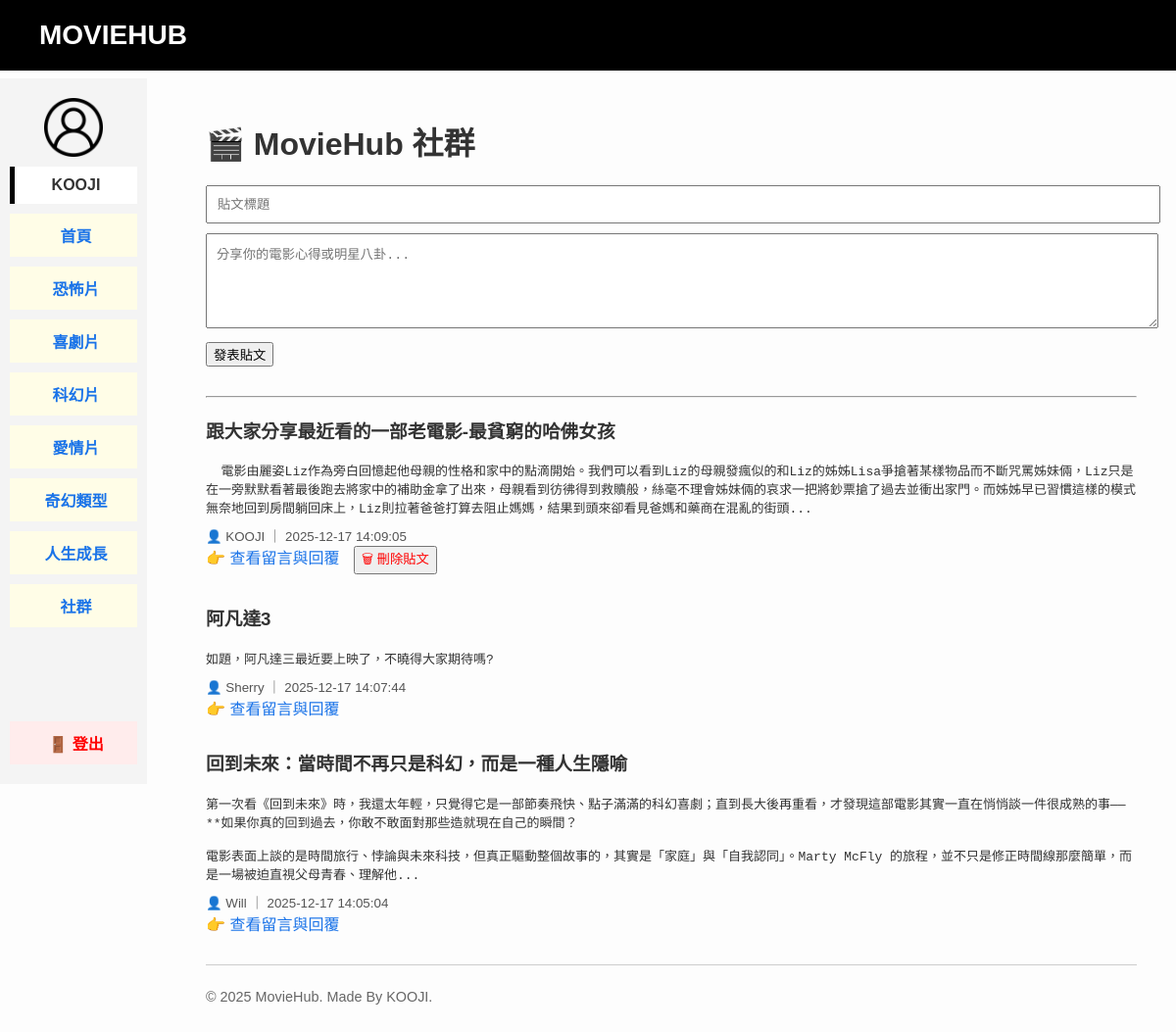
Page /community (signed in) on the committed database.
### tables this page shows
CREATE TABLE community_posts (
                id INTEGER PRIMARY KEY AUTOINCREMENT,
                username TEXT NOT NULL,
                title TEXT NOT NULL,
                content TEXT NOT NULL,
                timestamp DATETIME DEFAULT CURRENT_TIMESTAMP
            );

### main.py (the view, shortened to what this page needs)
@app.route("/community", methods=["GET", "POST"])
def community():
    posts = db.get_all_community_posts()
    return render_template("community.html", posts=posts)

### database.py (called while the page is built)
    def get_all_community_posts(self):
        self.cursor.execute(
            'SELECT * FROM community_posts ORDER BY timestamp DESC'
        )
        return self.cursor.fetchall()

### templates/community.html
{% extends "base.html" %}
{% block content %}
<div class="got-container">
    <h1 class="got-title">🎬 MovieHub 社群</h1>
    {% if session.get('username') %}
        <form method="POST" style="margin-bottom: 30px;">
            <input
                type="text"
                name="title"
                placeholder="貼文標題"
                required
                style="width: 100%; padding: 10px; margin-bottom: 10px;"
            >
            <textarea
                name="content"
                rows="5"
                placeholder="分享你的電影心得或明星八卦..."
                required
                style="width: 100%; padding: 10px;"
            ></textarea>
            <button type="submit" style="margin-top: 10px;">
                發表貼文
            </button>
        </form>
    {% else %}
        <p style="color:red; font-weight:bold;">
            尚未登入，<a href="{{ url_for('login') }}">登入後即可發文</a>
        </p>
    {% endif %}
    <hr>
{% for post in posts %}
    <div class="comment-item" style="margin-bottom: 30px;">
        <h3>{{ post['title'] }}</h3>
        <pre style="font-family: monospace; white-space: pre-wrap; margin-bottom: 10px;">
{{- post['content'][:200] -}}{% if post['content']|length > 200 %}...{% endif %}</pre>
        <small style="color: #555;">
            👤 {{ post['username'] }} ｜ {{ post['timestamp'] }}
        </small>
        <br>
        <a href="{{ url_for('community_post', post_id=post['id']) }}">
            👉 查看留言與回覆
        </a>
        {% if session.get('username') == post['username'] %}
            <form method="POST"
                  action="{{ url_for('delete_community_post', post_id=post['id']) }}"
                  style="display:inline;">
                <button type="submit"
                        style="margin-left: 10px; color: red;"
                        onclick="return confirm('你確定要刪除此貼文嗎？')">
                    🗑 刪除貼文
                </button>
            </form>
        {% endif %}
    </div>
{% else %}
    <p>目前還沒有貼文，成為第一個發文的人吧！</p>
{% endfor %}
</div>
{% endblock %}

### templates/base.html (shortened to what this page needs)
<!DOCTYPE html>
<html lang="zh-Hant">
<head>
    <link rel="stylesheet" href="{{ url_for('static', filename='style.css') }}">
</head>
<body>
    <header>
        MOVIEHUB
    </header>
<div class="sidebar">
    <a href="{{ url_for('login') }}">
        <img src="{{ url_for('static', filename='avatar.png') }}" alt="Avatar" class="avatar">
    </a>
    <div class="username-label">
        {% if session.get('username') %}
            {{ session['username'] }}
        {% else %}
            訪客
        {% endif %}
    </div>
    <a href="{{ url_for('index') }}" class="category">首頁</a>
    <a href="{{ url_for('horror') }}"class="category" >恐怖片</a>
    <a href="{{ url_for('comedy') }}"class="category" >喜劇片</a>
    <a href="{{ url_for('scifi') }}"class="category">科幻片</a>
    <a href="{{ url_for('romance') }}"class="category">愛情片</a>
    <a href="{{ url_for('fantasy') }}"class="category">奇幻類型</a>
    <a href="{{ url_for('life') }}"class="category">人生成長</a>
    <a href="{{ url_for('community') }}" class="category">社群</a>
    {% if session.get('username') %}
        <div class="logout-section">
            <a href="{{ url_for('logout') }}" class="logout-btn">🚪 登出</a>
        </div>
    {% endif %}
</div>
    <div class="main-content">
        {% block content %}{% endblock %}
        <footer>
            <p>&copy; 2025 MovieHub. Made By KOOJI.</p>
        </footer>
    </div>
</body>
</html>

### static/style.css (style rules this page uses)
body { font-family: sans-serif; margin: 0; padding: 0; background-color: #fdfdfd; color: #333; }
header { background-color: #000; color: white; padding: 20px 40px; font-size: 28px; font-weight: bold; width: 100%; position: fixed; top: 0; left: 0; z-index: 1000; }
.sidebar { position: fixed; top: 80px; left: 0; width: 150px; background-color: #f4f4f4; height: calc(100vh - 80px); padding: 20px 10px; box-sizing: border-box; }
.avatar { width: 60px; height: 60px; object-fit: contain; display: block; margin: 0 auto 10px; }
.username-label { text-align: center; font-weight: bold; margin: 10px 0; color: #333; padding: 10px; background-color: #ffffff; border-left: 5px solid #000000; }
.category { display: block; background-color: #fffde7; margin: 10px 0; padding: 10px; text-align: center; font-weight: bold; border-left: 5px solid transparent; transition: 0.3s; }
.main-content { margin-left: 170px; padding: 100px 40px 40px; }
a { color: #1a73e8; text-decoration: none; }
footer { margin-top: 20px; font-size: 0.9em; color: #666; border-top: 1px solid #ccc; padding-top: 10px; }
.logout-section { position: absolute; bottom: 20px; left: 10px; width: calc(100% - 20px); }
.logout-btn { display: block; background-color: #ffecec; color: red; font-weight: bold; text-align: center; padding: 10px; border-left: 5px solid transparent; transition: 0.3s; }

### rows in the picture
community_posts: username "KOOJI", title "跟大家分享最近看的一部老電影-最貧窮的哈佛女孩", content "電影由麗姿Liz作為旁白回憶起他母親的性格和家中的點滴開始。我們可以看到Liz的母親發瘋似的和Liz的姊姊Lisa爭搶著某樣物品而不斷咒罵姊妹倆，Liz只是在一旁默默看著最後跑去將家中的補助金拿了出來，母親看到彷彿得到救贖般，絲毫不理會姊妹倆的哀求一把將鈔票搶了過去並衝出家門。而姊姊早已習慣這樣的模式無奈地回到房間躺回床上，Liz則拉著爸爸打算去阻止媽媽，結果到頭來卻看見爸媽和藥商在混亂的街頭", timestamp "2025-12-17 14:09:05"
community_posts: title "阿凡達3", content "如題，阿凡達三最近要上映了，不曉得大家期待嗎?", username "Sherry", timestamp "2025-12-17 14:07:44"
community_posts: title "回到未來：當時間不再只是科幻，而是一種人生隱喻", content "第一次看《回到未來》時，我還太年輕，只覺得它是一部節奏飛快、點子滿滿的科幻喜劇；直到長大後再重看，才發現這部電影其實一直在悄悄談一件很成熟的事——**如果你真的回到過去，你敢不敢面對那些造就現在自己的瞬間？ 電影表面上談的是時間旅行、悖論與未來科技，但真正驅動整個故事的，其實是「家庭」與「自我認同」。Marty McFly 的旅程，並不只是修正時間線那麼簡單，而是一場被迫直視父母青春、理解他", username "Will", timestamp "2025-12-17 14:05:04"
